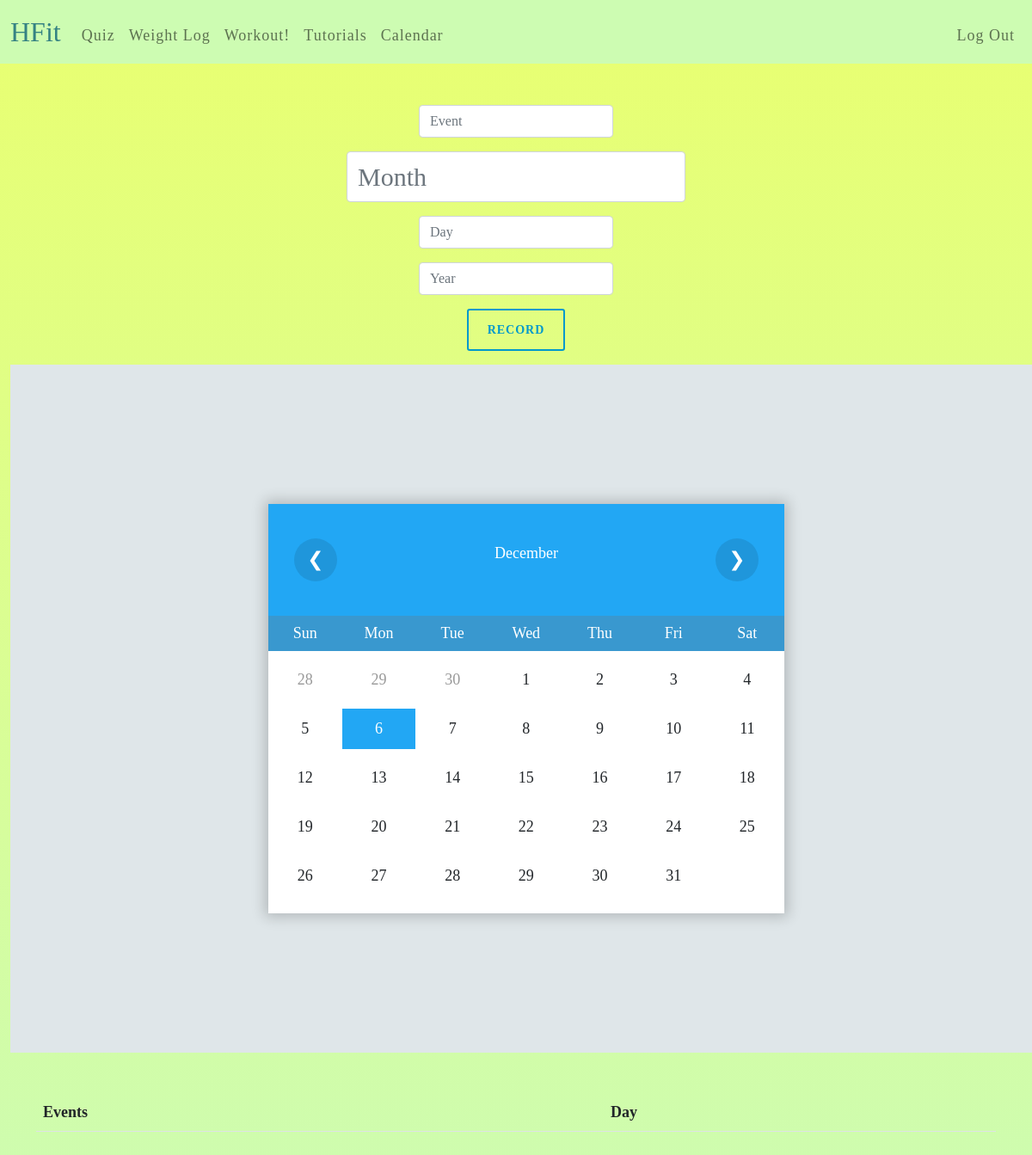
The app's page /calendar (signed in), older data.
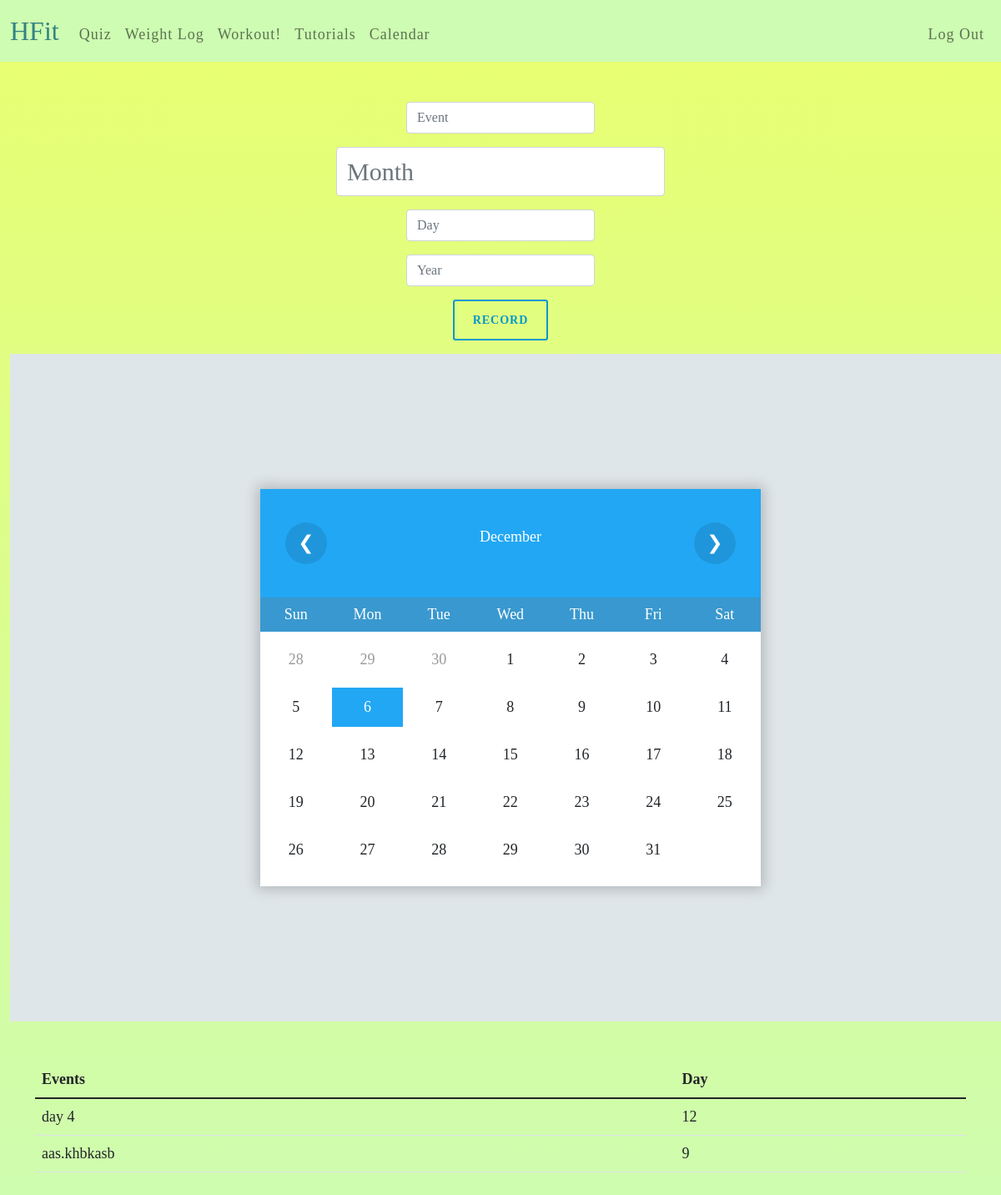
The same page, newer data.
### tables this page shows
CREATE TABLE "calendar" (
	"id"	INTEGER NOT NULL UNIQUE,
	"event"	TEXT NOT NULL,
	"day"	INTEGER NOT NULL,
	"month"	INTEGER NOT NULL,
	"year"	INTEGER NOT NULL,
	"userId"	INTEGER NOT NULL,
	PRIMARY KEY("id" AUTOINCREMENT)
);

### app.py (the view, shortened to what this page needs)
@app.route("/calendar", methods=["GET", "POST"])
def calendar():
    user = db.execute("SELECT event, day, month, year FROM calendar WHERE userid =?", session['user_id'])
    month = datetime.now().month
    year = datetime.now().year
    return render_template("calendar.html", user=user, year=year, month=month) #cal=cal

### templates/calendar.html (shortened to what this page needs)
{% extends "homepage.html" %}
{% block main %}
<form action = "/calendar" method = "post">
    <div class="mb-3">
        <input class="form-control mx-auto w-auto" id="event" name="event" placeholder="Event" type="text">
    </div>
    <div class="mb-3">
        <input class="form-control mx-auto w-auto" id="month" name="month" placeholder="Month" type="number">
    </div>
    <div class="mb-3">
        <input class="form-control mx-auto w-auto" id="day" name="day" placeholder="Day" type="number">
    </div>
    <div class="mb-3">
        <input class="form-control mx-auto w-auto" id="year" name="year" placeholder="Year" type="number">
    </div>
    <div class="mb-3">
        <button  class="btn btn-primary btn-sm outline" name="record" value= "Record" type="submit">Record</button>
    </div>
</form>
    <body onload="renderDate()">
        <div class="wrapper">
            <div class="calendar">
                <div class="month">
                    <div class="prev" onclick="moveDate('prev')">
                        <span>&#10094;</span>
                    </div>
                    <p id="date_str"></p>
                    <div class="next" onclick="moveDate('next')">
                        <span>&#10095;</span>
                    </div>
                </div>
                <div class="weekdays">
                    <div>Sun</div>
                    <div>Mon</div>
                    <div>Tue</div>
                    <div>Wed</div>
                    <div>Thu</div>
                    <div>Fri</div>
                    <div>Sat</div>
                </div>
                <div class="days">
                </div>
            </div>
        </div>
    </body>
    <main class="container py-5 text-center">
        <table class = "table tablestriped">
            <thead>
                <tr>
                    <th class="text-start">Events</th>
                    <th class="text-start">Day</th>
                </tr>
            </thead>
            <tbody>
                {% for events in user %}
                    {% if events['month'] == month %}
                    <tr>
                        <td class="text-start">{{events['event']}}</td>
                        <td class="text-start">{{events['day']}}</td>
                    </tr>
                    {% endif%}
                {% endfor%}
            </tbody>
        </table>
    </main>
{% endblock %}

### templates/homepage.html (shortened to what this page needs)
<!DOCTYPE html>
<html lang="en">
    <head>
        <link href="https://cdn.jsdelivr.net/npm/bootstrap@5.1.3/dist/css/bootstrap.min.css" rel="stylesheet">
        <link href="/static/styles.css" rel="stylesheet">
    </head>
    <body class = "font">
        <nav class="navbar  navbar-expand-md navbar-light" style="background-color: #cdfcb2;">
            <div class="container-fluid" >
                <a class="navbar-brand" href="/"><span  style="color: #358283">HFit</span></a>
                <div class="collapse navbar-collapse" id="navbar">
                    {% if session["user_id"] %}
                        <ul class="navbar-nav me-auto mt-2">
                            <li class="nav-item"><a class="nav-link" href="/quiz">Quiz</a></li>
                            <li class="nav-item"><a class="nav-link" href="/weight-log">Weight Log</a></li>
                            <li class="nav-item"><a class="nav-link" href="/home">Workout!</a></li>
                            <li class="nav-item"><a class="nav-link" href="/tutorials2">Tutorials</a></li>
                            <li class="nav-item"><a class="nav-link" href="/calendar">Calendar</a></li>
                        </ul>
                        <ul class="navbar-nav ms-auto mt-2">
                            <li class="nav-item"><a class="nav-link" href="/logout">Log Out</a></li>
                        </ul>
                    {% else %}
                        <ul class="navbar-nav ms-auto mt-2">
                            <li class="nav-item"><a class="nav-link" href="/register">Register</a></li>
                            <li class="nav-item"><a class="nav-link" href="/login">Log In</a></li>
                        </ul>
                    {% endif %}
                </div>
            </div>
        </nav>
        <main class="container-fluid py-5 text-center">
            {% block main %}{% endblock %}
        </main>
    </body>
</html>

### static/styles.css (style rules this page uses)
nav .navbar-brand { font-size: xx-large; }
html, body { background-repeat:no-repeat; background-image: -webkit-gradient(linear, left top, left bottom, from(#e9ff70), to(#cdfcb2)); background-attachment:fixed; }
.font { font-family: 'Gamja Flower', cursive; font-size: large; }
.btn.outline { background: none; padding: 12px 22px; }
.btn-primary.outline { border: 2px solid #0099cc; color: #0099cc; }
.btn { padding: 14px 24px; border: 0 none; font-weight: 700; letter-spacing: 1px; text-transform: uppercase; }
li { color: #e9ff70; font-size: 18px; line-height: 30px; text-align: justify; letter-spacing: 1px; }
.calendar { margin: 0; padding: 0; text-align: center; }
.wrapper { background-color: #dfe6e9; width: 100vw; height: 100vh; display: flex; }
.calendar { margin: auto; width: 600px; background-color: #fff; box-shadow: 0px 0px 15px 4px rgba(0, 0, 0, 0.2); }
.month { display: flex; justify-content: space-between; align-items: center; width: 100%; padding: 40px 30px; text-align: center; background-color: #22a7f4; color: #fff; }
.weekdays { background-color: #3998cf; color: #fff; padding: 7px 0; display: flex; }
.days { font-weight: 300; padding: 10px 0; display: flex; flex-wrap: wrap; }
.weekdays div, .days div { text-align: center; width: 14.28%; }
.prev, .next { display: flex; justify-content: center; align-items: center; width: 50px; height: 50px; border-radius: 50%; font-size: 23px; background-color: rgba(0, 0, 0, 0.1); transition: all 0.4s; }
#month { font-size: 30px; font-weight: 500; }

Row changes from the older to the newer data that the page shows:
added calendar: event "day 4", day "12"
added calendar: event "aas.khbkasb", day "9"
